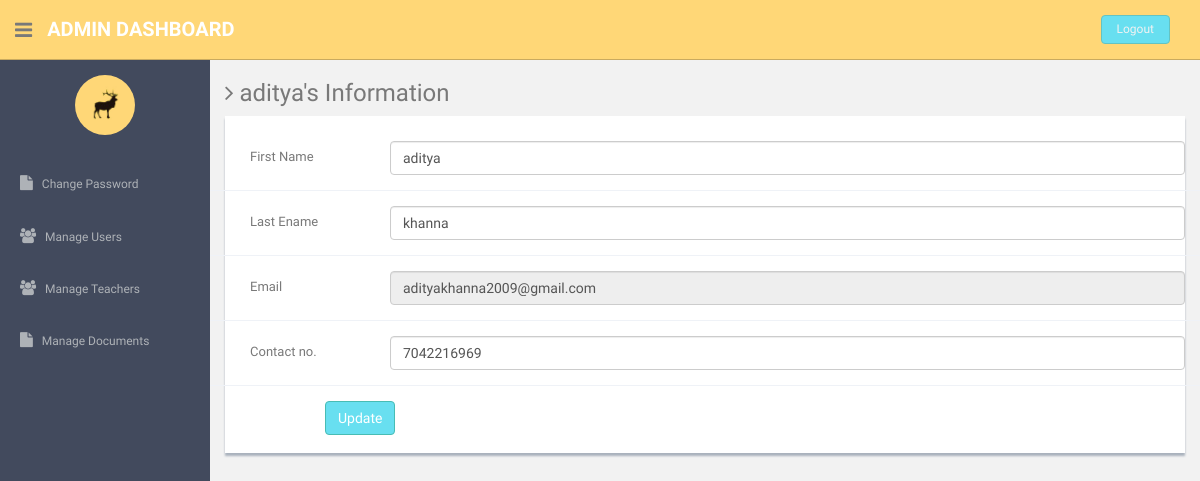
The app's page /php_project/admin/update-profile.php?uid=1 with its own data.
### tables this page shows
CREATE TABLE `users` (
  `id` int(11) NOT NULL,
  `fname` varchar(100) NOT NULL,
  `lname` varchar(100) NOT NULL,
  `username` varchar(100) NOT NULL,
  `password` varchar(100) NOT NULL,
  `email` varchar(100) NOT NULL,
  `phone` bigint(12) NOT NULL,
  `dp` varchar(100) NOT NULL
);

### php_project/admin/update-profile.php (the view, shortened to what this page needs)
<?php
include'dbconnection.php';
include 'external.php';?>
<div id="container" >
      <?php include 'toggle.php';
            include 'sidebar.php';
       $ret=mysqli_query($con,"select * from users where id='".$_GET['uid']."'");
	  while($row=mysqli_fetch_array($ret))
	  {?>
      <section id="main-content">
          <section class="wrapper">
          	<h3><i class="fa fa-angle-right"></i> <?php echo $row['fname'];?>'s Information</h3>
				<div class="row">
                  <div class="col-md-12">
                      <div class="content-panel">
                           <form class="form-horizontal style-form" name="form1" method="post" action="" onSubmit="return valid();">
                          <div class="form-group">
                              <label class="col-sm-2 col-sm-2 control-label" style="padding-left:40px;">First Name </label>
                              <div class="col-sm-10">
                                  <input type="text" class="form-control" name="fname" value="<?php echo $row['fname'];?>" >
                              </div>
                          </div>
                              <div class="form-group">
                              <label class="col-sm-2 col-sm-2 control-label" style="padding-left:40px;">Last Ename</label>
                              <div class="col-sm-10">
                                  <input type="text" class="form-control" name="lname" value="<?php echo $row['lname'];?>" >
                              </div>
                          </div>
                              <div class="form-group">
                              <label class="col-sm-2 col-sm-2 control-label" style="padding-left:40px;">Email </label>
                              <div class="col-sm-10">
                                  <input type="text" class="form-control" name="email" value="<?php echo $row['email'];?>" readonly >
                              </div>
                          </div>
                               <div class="form-group">
                              <label class="col-sm-2 col-sm-2 control-label" style="padding-left:40px;">Contact no. </label>
                              <div class="col-sm-10">
                                  <input type="text" class="form-control" name="contact" value="<?php echo $row['phone'];?>" >
                              </div>
                          </div>
                          <div style="margin-left:100px;">
                          <input type="submit" name="Submit" value="Update" class="btn btn-theme"></div>
                          </form>
                      </div>
                  </div>
              </div>
		</section>
      </section>
      </div>
        <?php } ?>

### php_project/admin/assets/css/style.css (style rules this page uses)
#container { width: 100%; height: 100%; }
.btn-theme { color: #fff; background-color: #68dff0; border-color: #48bcb4; }
#main-content { margin-left: 210px; }
.wrapper { display: inline-block; margin-top: 60px; padding-left: 15px; padding-right: 15px; padding-bottom: 15px; padding-top: 0px; width: 100%; }
.content-panel { background: #ffffff; box-shadow: 0px 3px 2px #aab2bd; padding-top: 15px; padding-bottom: 5px; }
label { font-weight: 400; }
.form-horizontal.style-form .form-group { border-bottom: 1px solid #eff2f7; padding-bottom: 15px; margin-bottom: 15px; }
@media (min-width: 768px) { .form-horizontal .control-label { text-align: left; } }

### records on screen
users: fname "aditya", lname "khanna", email "adityakhanna2009@gmail.com", contact "7042216969"
